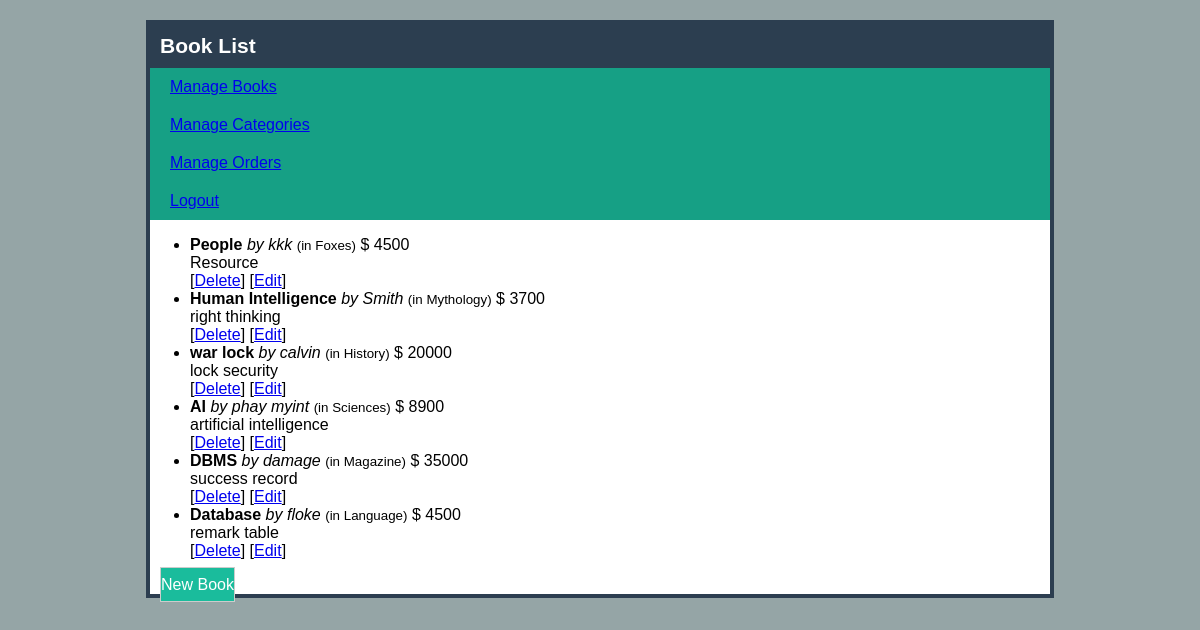
/admin/book-list.php (signed in), run on the app's committed database.
### tables this page shows
CREATE TABLE `books` (
  `id` int(11) NOT NULL,
  `title` varchar(255) NOT NULL,
  `author` varchar(255) NOT NULL,
  `summary` text NOT NULL,
  `price` float NOT NULL,
  `category_id` int(11) NOT NULL,
  `cover` varchar(255) NOT NULL,
  `created_date` datetime NOT NULL,
  `modified_date` datetime NOT NULL
);

CREATE TABLE `categories` (
  `id` int(11) NOT NULL,
  `name` varchar(255) NOT NULL,
  `remark` text NOT NULL,
  `created_date` datetime NOT NULL,
  `modified_date` datetime NOT NULL
);

### admin/book-list.php (the view, shortened to what this page needs)
<!DOCTYPE html>
<html>
<head>
	<link rel="stylesheet" type="text/css" href="css/style.css">
</head>
<body>
	<h1>Book List</h1>
	<ul class="menu">
  <li><a href="book-list.php">Manage Books</a></li>
  <li><a href="cat-list.php">Manage Categories</a></li>
  <li><a href="orders.php">Manage Orders</a></li>
  <li><a href="logout.php">Logout</a></li>
</ul>
	<?php
     include("confs/config.php");
     $result=mysqli_query($conn,"SELECT books.*, categories.name
     	FROM books LEFT JOIN categories ON books.category_id=
     	categories.id ORDER BY books.created_date DESC");
	 ?>
	 <ul class="books">
	 	<?php while($row= mysqli_fetch_assoc($result)): ?>
	 		<li>
	 			<b><?php echo $row['title'] ?></b>
	 			<i>by <?php echo $row['author'] ?></i>
	 			<small>(in <?php echo $row['name'] ?>)</small>
	 			<span>$ <?php echo $row['price'] ?></span>
	 			<div><?php echo $row['summary'] ?></div>
	 			[<a href="book-del.php?id=<?php echo $row['id'] ?>" class="del" >Delete</a>]
	 		    [<a href="book-edit.php?id=<?php echo $row['id'] ?>" >Edit</a>]
	 		</li>
	 	<?php endwhile ?>
	 	</ul>
	 <a href="book-new.php" class="new">New Book</a>
</body>
</html>

### admin/css/style.css (style rules this page uses)
html { background: #95A5A6; }
body { font-family: Arial, Helvetica, sans-serif; width: 900px; background: #fff; border: 4px solid #2C3E50; margin:20px auto; }
h1 { padding: 10px; font-size: 21px; background: #2C3E50; margin:0; color:#fff; }
a.new { display: bolck; padding: 8px 0; text-align: center; width: 160px; margin:10px; color:#fff; background: #1ABC9C; border: 1px solid #ccc; text-decoration: none; }
ul.menu { list-style: none; margin:0; padding:0; overflow: hidden; background: #16A085; }
ul.menu li { display: block; padding: 10px 20px; text-decoration: none; color:#fff; }

### data on the page
books: title "People", author "kkk", category.name "Foxes", price "4500", summary "Resource"
books: title "Human Intelligence", author "Smith", category.name "Mythology", price "3700", summary "right thinking"
books: title "war lock", author "calvin", category.name "History", price "20000", summary "lock security"
books: title "AI", author "phay myint", category.name "Sciences", price "8900", summary "artificial intelligence"
books: title "DBMS", author "damage", category.name "Magazine", price "35000", summary "success record"
books: title "Database", author "floke", category.name "Language", price "4500", summary "remark table"
